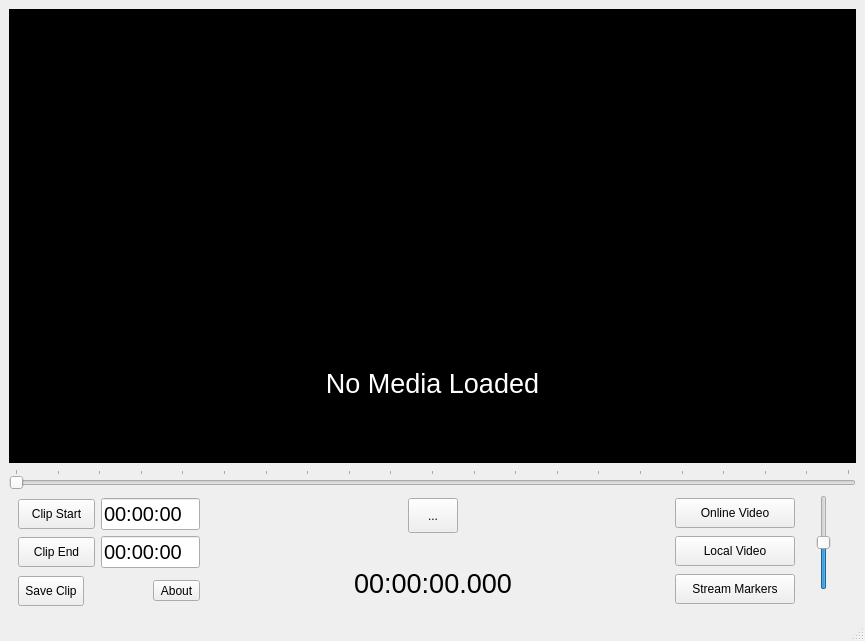
<?xml version="1.0" encoding="UTF-8"?>
<ui version="4.0">
 <class>VodSlicer</class>
 <widget class="QMainWindow" name="VodSlicer">
  <property name="geometry">
   <rect>
    <x>0</x>
    <y>0</y>
    <width>865</width>
    <height>641</height>
   </rect>
  </property>
  <property name="windowTitle">
   <string>MainWindow</string>
  </property>
  <widget class="QWidget" name="centralwidget">
   <property name="sizePolicy">
    <sizepolicy hsizetype="Preferred" vsizetype="MinimumExpanding">
     <horstretch>0</horstretch>
     <verstretch>0</verstretch>
    </sizepolicy>
   </property>
   <property name="minimumSize">
    <size>
     <width>865</width>
     <height>600</height>
    </size>
   </property>
   <layout class="QHBoxLayout" name="horizontalLayout">
    <item>
     <widget class="QWidget" name="widget" native="true">
      <layout class="QVBoxLayout" name="verticalLayout_5">
       <property name="leftMargin">
        <number>0</number>
       </property>
       <property name="topMargin">
        <number>0</number>
       </property>
       <property name="rightMargin">
        <number>0</number>
       </property>
       <property name="bottomMargin">
        <number>0</number>
       </property>
       <item>
        <widget class="QStackedWidget" name="video_player_stacked_widget">
         <property name="sizePolicy">
          <sizepolicy hsizetype="MinimumExpanding" vsizetype="MinimumExpanding">
           <horstretch>0</horstretch>
           <verstretch>0</verstretch>
          </sizepolicy>
         </property>
         <property name="styleSheet">
          <string notr="true"/>
         </property>
         <property name="currentIndex">
          <number>2</number>
         </property>
         <widget class="QWidget" name="video_player_widget">
          <property name="styleSheet">
           <string notr="true">background-color:black;</string>
          </property>
          <layout class="QGridLayout" name="gridLayout">
           <property name="sizeConstraint">
            <enum>QLayout::SetDefaultConstraint</enum>
           </property>
           <property name="leftMargin">
            <number>0</number>
           </property>
           <property name="topMargin">
            <number>0</number>
           </property>
           <property name="rightMargin">
            <number>0</number>
           </property>
           <property name="bottomMargin">
            <number>0</number>
           </property>
           <property name="spacing">
            <number>0</number>
           </property>
          </layout>
         </widget>
         <widget class="QWidget" name="loading_page">
          <property name="styleSheet">
           <string notr="true">background-color: black</string>
          </property>
          <layout class="QGridLayout" name="gridLayout_2">
           <item row="0" column="0">
            <widget class="QLabel" name="loading_label">
             <property name="text">
              <string/>
             </property>
             <property name="pixmap">
              <pixmap resource="../../Resources.qrc">:/resources/img/loading.gif</pixmap>
             </property>
             <property name="alignment">
              <set>Qt::AlignCenter</set>
             </property>
            </widget>
           </item>
          </layout>
         </widget>
         <widget class="QWidget" name="no_media_page">
          <property name="styleSheet">
           <string notr="true">background-color:black</string>
          </property>
          <layout class="QGridLayout" name="gridLayout_3">
           <item row="1" column="0">
            <widget class="QLabel" name="label_4">
             <property name="text">
              <string/>
             </property>
             <property name="pixmap">
              <pixmap resource="../../Resources.qrc">:/resources/img/vod_slicer.ico</pixmap>
             </property>
             <property name="alignment">
              <set>Qt::AlignCenter</set>
             </property>
            </widget>
           </item>
           <item row="2" column="0">
            <widget class="QLabel" name="no_media_label">
             <property name="font">
              <font>
               <pointsize>20</pointsize>
              </font>
             </property>
             <property name="layoutDirection">
              <enum>Qt::LeftToRight</enum>
             </property>
             <property name="styleSheet">
              <string notr="true">color: white</string>
             </property>
             <property name="text">
              <string>No Media Loaded</string>
             </property>
             <property name="alignment">
              <set>Qt::AlignCenter</set>
             </property>
            </widget>
           </item>
           <item row="0" column="0">
            <widget class="QLabel" name="label_5">
             <property name="text">
              <string/>
             </property>
            </widget>
           </item>
          </layout>
         </widget>
        </widget>
       </item>
       <item>
        <widget class="QWidget" name="widget_4" native="true">
         <property name="sizePolicy">
          <sizepolicy hsizetype="Preferred" vsizetype="Fixed">
           <horstretch>0</horstretch>
           <verstretch>0</verstretch>
          </sizepolicy>
         </property>
         <property name="minimumSize">
          <size>
           <width>0</width>
           <height>100</height>
          </size>
         </property>
         <layout class="QVBoxLayout" name="verticalLayout_4">
          <property name="leftMargin">
           <number>0</number>
          </property>
          <property name="topMargin">
           <number>0</number>
          </property>
          <property name="rightMargin">
           <number>0</number>
          </property>
          <property name="bottomMargin">
           <number>0</number>
          </property>
          <item>
           <widget class="QSlider" name="video_slider">
            <property name="maximum">
             <number>9999</number>
            </property>
            <property name="pageStep">
             <number>100</number>
            </property>
            <property name="orientation">
             <enum>Qt::Horizontal</enum>
            </property>
            <property name="tickPosition">
             <enum>QSlider::TicksAbove</enum>
            </property>
            <property name="tickInterval">
             <number>500</number>
            </property>
           </widget>
          </item>
          <item>
           <widget class="QWidget" name="widget_7" native="true">
            <layout class="QHBoxLayout" name="horizontalLayout_3">
             <property name="leftMargin">
              <number>0</number>
             </property>
             <property name="topMargin">
              <number>0</number>
             </property>
             <property name="rightMargin">
              <number>0</number>
             </property>
             <property name="bottomMargin">
              <number>0</number>
             </property>
             <item>
              <widget class="QWidget" name="widget_14" native="true">
               <property name="sizePolicy">
                <sizepolicy hsizetype="Fixed" vsizetype="Fixed">
                 <horstretch>0</horstretch>
                 <verstretch>0</verstretch>
                </sizepolicy>
               </property>
               <property name="minimumSize">
                <size>
                 <width>200</width>
                 <height>115</height>
                </size>
               </property>
               <property name="maximumSize">
                <size>
                 <width>200</width>
                 <height>115</height>
                </size>
               </property>
               <layout class="QVBoxLayout" name="verticalLayout_2">
                <property name="spacing">
                 <number>0</number>
                </property>
                <property name="leftMargin">
                 <number>0</number>
                </property>
                <property name="topMargin">
                 <number>0</number>
                </property>
                <property name="rightMargin">
                 <number>0</number>
                </property>
                <property name="bottomMargin">
                 <number>0</number>
                </property>
                <item>
                 <widget class="QWidget" name="widget_12" native="true">
                  <layout class="QHBoxLayout" name="horizontalLayout_8">
                   <property name="topMargin">
                    <number>0</number>
                   </property>
                   <property name="bottomMargin">
                    <number>0</number>
                   </property>
                   <item>
                    <widget class="QToolButton" name="clip_start_button">
                     <property name="minimumSize">
                      <size>
                       <width>77</width>
                       <height>30</height>
                      </size>
                     </property>
                     <property name="text">
                      <string>Clip Start</string>
                     </property>
                     <property name="icon">
                      <iconset resource="../../Resources.qrc">
                       <normaloff>:/resources/img/flag.svg</normaloff>:/resources/img/flag.svg</iconset>
                     </property>
                     <property name="toolButtonStyle">
                      <enum>Qt::ToolButtonTextBesideIcon</enum>
                     </property>
                    </widget>
                   </item>
                   <item>
                    <widget class="QLineEdit" name="clip_start_edit">
                     <property name="font">
                      <font>
                       <pointsize>15</pointsize>
                      </font>
                     </property>
                     <property name="inputMask">
                      <string>99:99:99</string>
                     </property>
                     <property name="text">
                      <string>00:00:00</string>
                     </property>
                     <property name="placeholderText">
                      <string>00:00:00</string>
                     </property>
                    </widget>
                   </item>
                  </layout>
                 </widget>
                </item>
                <item>
                 <widget class="QWidget" name="widget_13" native="true">
                  <layout class="QHBoxLayout" name="horizontalLayout_9">
                   <property name="topMargin">
                    <number>0</number>
                   </property>
                   <property name="bottomMargin">
                    <number>0</number>
                   </property>
                   <item>
                    <widget class="QToolButton" name="clip_end_button">
                     <property name="minimumSize">
                      <size>
                       <width>77</width>
                       <height>30</height>
                      </size>
                     </property>
                     <property name="text">
                      <string>Clip End</string>
                     </property>
                     <property name="icon">
                      <iconset resource="../../Resources.qrc">
                       <normaloff>:/resources/img/flag.svg</normaloff>:/resources/img/flag.svg</iconset>
                     </property>
                     <property name="toolButtonStyle">
                      <enum>Qt::ToolButtonTextBesideIcon</enum>
                     </property>
                    </widget>
                   </item>
                   <item>
                    <widget class="QLineEdit" name="clip_end_edit">
                     <property name="font">
                      <font>
                       <pointsize>15</pointsize>
                      </font>
                     </property>
                     <property name="inputMask">
                      <string>99:99:99</string>
                     </property>
                     <property name="text">
                      <string>00:00:00</string>
                     </property>
                     <property name="placeholderText">
                      <string>00:00:00</string>
                     </property>
                    </widget>
                   </item>
                  </layout>
                 </widget>
                </item>
                <item>
                 <widget class="QWidget" name="widget_2" native="true">
                  <layout class="QGridLayout" name="gridLayout_5">
                   <property name="topMargin">
                    <number>0</number>
                   </property>
                   <property name="bottomMargin">
                    <number>0</number>
                   </property>
                   <item row="0" column="2">
                    <widget class="QToolButton" name="about_button">
                     <property name="text">
                      <string>About</string>
                     </property>
                     <property name="icon">
                      <iconset resource="../../Resources.qrc">
                       <normaloff>:/resources/img/info.svg</normaloff>:/resources/img/info.svg</iconset>
                     </property>
                     <property name="iconSize">
                      <size>
                       <width>24</width>
                       <height>24</height>
                      </size>
                     </property>
                    </widget>
                   </item>
                   <item row="0" column="0">
                    <widget class="QToolButton" name="save_clip_button">
                     <property name="minimumSize">
                      <size>
                       <width>0</width>
                       <height>30</height>
                      </size>
                     </property>
                     <property name="text">
                      <string>Save Clip</string>
                     </property>
                     <property name="icon">
                      <iconset resource="../../Resources.qrc">
                       <normaloff>:/resources/img/save.svg</normaloff>:/resources/img/save.svg</iconset>
                     </property>
                     <property name="toolButtonStyle">
                      <enum>Qt::ToolButtonTextBesideIcon</enum>
                     </property>
                    </widget>
                   </item>
                   <item row="0" column="1">
                    <spacer name="horizontalSpacer_3">
                     <property name="orientation">
                      <enum>Qt::Horizontal</enum>
                     </property>
                     <property name="sizeHint" stdset="0">
                      <size>
                       <width>40</width>
                       <height>20</height>
                      </size>
                     </property>
                    </spacer>
                   </item>
                  </layout>
                 </widget>
                </item>
               </layout>
              </widget>
             </item>
             <item>
              <spacer name="horizontalSpacer">
               <property name="orientation">
                <enum>Qt::Horizontal</enum>
               </property>
               <property name="sizeHint" stdset="0">
                <size>
                 <width>109</width>
                 <height>20</height>
                </size>
               </property>
              </spacer>
             </item>
             <item>
              <widget class="QWidget" name="widget_11" native="true">
               <property name="minimumSize">
                <size>
                 <width>200</width>
                 <height>115</height>
                </size>
               </property>
               <property name="maximumSize">
                <size>
                 <width>200</width>
                 <height>115</height>
                </size>
               </property>
               <layout class="QVBoxLayout" name="verticalLayout">
                <property name="topMargin">
                 <number>0</number>
                </property>
                <property name="bottomMargin">
                 <number>0</number>
                </property>
                <item>
                 <widget class="QWidget" name="video_controls_widget" native="true">
                  <layout class="QHBoxLayout" name="video_controls_layout">
                   <property name="leftMargin">
                    <number>0</number>
                   </property>
                   <property name="topMargin">
                    <number>0</number>
                   </property>
                   <property name="rightMargin">
                    <number>0</number>
                   </property>
                   <property name="bottomMargin">
                    <number>14</number>
                   </property>
                   <item>
                    <widget class="QToolButton" name="play_button">
                     <property name="minimumSize">
                      <size>
                       <width>50</width>
                       <height>35</height>
                      </size>
                     </property>
                     <property name="maximumSize">
                      <size>
                       <width>50</width>
                       <height>35</height>
                      </size>
                     </property>
                     <property name="text">
                      <string>...</string>
                     </property>
                     <property name="icon">
                      <iconset resource="../../Resources.qrc">
                       <normaloff>:/resources/img/play.svg</normaloff>:/resources/img/play.svg</iconset>
                     </property>
                     <property name="iconSize">
                      <size>
                       <width>24</width>
                       <height>24</height>
                      </size>
                     </property>
                    </widget>
                   </item>
                  </layout>
                 </widget>
                </item>
                <item>
                 <widget class="QLabel" name="cur_time_label">
                  <property name="font">
                   <font>
                    <pointsize>20</pointsize>
                   </font>
                  </property>
                  <property name="text">
                   <string>00:00:00.000</string>
                  </property>
                  <property name="alignment">
                   <set>Qt::AlignCenter</set>
                  </property>
                 </widget>
                </item>
               </layout>
              </widget>
             </item>
             <item>
              <spacer name="horizontalSpacer_2">
               <property name="orientation">
                <enum>Qt::Horizontal</enum>
               </property>
               <property name="sizeHint" stdset="0">
                <size>
                 <width>108</width>
                 <height>20</height>
                </size>
               </property>
              </spacer>
             </item>
             <item>
              <widget class="QWidget" name="widget_6" native="true">
               <property name="sizePolicy">
                <sizepolicy hsizetype="Fixed" vsizetype="Fixed">
                 <horstretch>0</horstretch>
                 <verstretch>0</verstretch>
                </sizepolicy>
               </property>
               <property name="minimumSize">
                <size>
                 <width>200</width>
                 <height>115</height>
                </size>
               </property>
               <property name="maximumSize">
                <size>
                 <width>200</width>
                 <height>115</height>
                </size>
               </property>
               <layout class="QHBoxLayout" name="horizontalLayout_2">
                <property name="spacing">
                 <number>0</number>
                </property>
                <property name="leftMargin">
                 <number>0</number>
                </property>
                <property name="topMargin">
                 <number>0</number>
                </property>
                <property name="rightMargin">
                 <number>0</number>
                </property>
                <property name="bottomMargin">
                 <number>0</number>
                </property>
                <item>
                 <widget class="QWidget" name="widget_5" native="true">
                  <property name="sizePolicy">
                   <sizepolicy hsizetype="Fixed" vsizetype="Fixed">
                    <horstretch>0</horstretch>
                    <verstretch>0</verstretch>
                   </sizepolicy>
                  </property>
                  <property name="minimumSize">
                   <size>
                    <width>0</width>
                    <height>115</height>
                   </size>
                  </property>
                  <property name="maximumSize">
                   <size>
                    <width>16777215</width>
                    <height>115</height>
                   </size>
                  </property>
                  <layout class="QVBoxLayout" name="verticalLayout_3">
                   <property name="spacing">
                    <number>10</number>
                   </property>
                   <property name="topMargin">
                    <number>3</number>
                   </property>
                   <item>
                    <widget class="QToolButton" name="online_video_button">
                     <property name="sizePolicy">
                      <sizepolicy hsizetype="Fixed" vsizetype="Fixed">
                       <horstretch>0</horstretch>
                       <verstretch>0</verstretch>
                      </sizepolicy>
                     </property>
                     <property name="minimumSize">
                      <size>
                       <width>120</width>
                       <height>30</height>
                      </size>
                     </property>
                     <property name="maximumSize">
                      <size>
                       <width>120</width>
                       <height>30</height>
                      </size>
                     </property>
                     <property name="text">
                      <string>Online Video</string>
                     </property>
                     <property name="icon">
                      <iconset resource="../../Resources.qrc">
                       <normaloff>:/resources/img/download.svg</normaloff>:/resources/img/download.svg</iconset>
                     </property>
                     <property name="toolButtonStyle">
                      <enum>Qt::ToolButtonTextBesideIcon</enum>
                     </property>
                    </widget>
                   </item>
                   <item>
                    <widget class="QToolButton" name="local_video_button">
                     <property name="sizePolicy">
                      <sizepolicy hsizetype="Fixed" vsizetype="Fixed">
                       <horstretch>0</horstretch>
                       <verstretch>0</verstretch>
                      </sizepolicy>
                     </property>
                     <property name="minimumSize">
                      <size>
                       <width>120</width>
                       <height>30</height>
                      </size>
                     </property>
                     <property name="text">
                      <string>Local Video</string>
                     </property>
                     <property name="icon">
                      <iconset resource="../../Resources.qrc">
                       <normaloff>:/resources/img/download.svg</normaloff>:/resources/img/download.svg</iconset>
                     </property>
                     <property name="toolButtonStyle">
                      <enum>Qt::ToolButtonTextBesideIcon</enum>
                     </property>
                    </widget>
                   </item>
                   <item>
                    <widget class="QToolButton" name="markers_button">
                     <property name="sizePolicy">
                      <sizepolicy hsizetype="Fixed" vsizetype="Fixed">
                       <horstretch>0</horstretch>
                       <verstretch>0</verstretch>
                      </sizepolicy>
                     </property>
                     <property name="minimumSize">
                      <size>
                       <width>120</width>
                       <height>30</height>
                      </size>
                     </property>
                     <property name="maximumSize">
                      <size>
                       <width>120</width>
                       <height>30</height>
                      </size>
                     </property>
                     <property name="text">
                      <string>Stream Markers</string>
                     </property>
                     <property name="icon">
                      <iconset resource="../../Resources.qrc">
                       <normaloff>:/resources/img/twitch.svg</normaloff>:/resources/img/twitch.svg</iconset>
                     </property>
                     <property name="toolButtonStyle">
                      <enum>Qt::ToolButtonTextBesideIcon</enum>
                     </property>
                    </widget>
                   </item>
                  </layout>
                 </widget>
                </item>
                <item>
                 <widget class="QWidget" name="widget_3" native="true">
                  <property name="sizePolicy">
                   <sizepolicy hsizetype="Minimum" vsizetype="Fixed">
                    <horstretch>0</horstretch>
                    <verstretch>0</verstretch>
                   </sizepolicy>
                  </property>
                  <property name="minimumSize">
                   <size>
                    <width>30</width>
                    <height>115</height>
                   </size>
                  </property>
                  <property name="maximumSize">
                   <size>
                    <width>30</width>
                    <height>115</height>
                   </size>
                  </property>
                  <layout class="QVBoxLayout" name="verticalLayout_6">
                   <property name="leftMargin">
                    <number>0</number>
                   </property>
                   <property name="topMargin">
                    <number>0</number>
                   </property>
                   <property name="rightMargin">
                    <number>0</number>
                   </property>
                   <property name="bottomMargin">
                    <number>0</number>
                   </property>
                   <item>
                    <widget class="QSlider" name="volume_slider">
                     <property name="minimumSize">
                      <size>
                       <width>20</width>
                       <height>0</height>
                      </size>
                     </property>
                     <property name="value">
                      <number>50</number>
                     </property>
                     <property name="orientation">
                      <enum>Qt::Vertical</enum>
                     </property>
                     <property name="tickPosition">
                      <enum>QSlider::NoTicks</enum>
                     </property>
                    </widget>
                   </item>
                   <item>
                    <widget class="QLabel" name="label">
                     <property name="sizePolicy">
                      <sizepolicy hsizetype="Fixed" vsizetype="Preferred">
                       <horstretch>0</horstretch>
                       <verstretch>0</verstretch>
                      </sizepolicy>
                     </property>
                     <property name="minimumSize">
                      <size>
                       <width>20</width>
                       <height>0</height>
                      </size>
                     </property>
                     <property name="text">
                      <string/>
                     </property>
                     <property name="pixmap">
                      <pixmap resource="../../Resources.qrc">:/resources/img/volume.svg</pixmap>
                     </property>
                    </widget>
                   </item>
                  </layout>
                 </widget>
                </item>
               </layout>
              </widget>
             </item>
            </layout>
           </widget>
          </item>
         </layout>
        </widget>
       </item>
      </layout>
     </widget>
    </item>
   </layout>
  </widget>
  <widget class="QMenuBar" name="menubar">
   <property name="geometry">
    <rect>
     <x>0</x>
     <y>0</y>
     <width>865</width>
     <height>21</height>
    </rect>
   </property>
  </widget>
  <widget class="QStatusBar" name="statusbar"/>
 </widget>
 <resources>
  <include location="../../Resources.qrc"/>
  <include location="../../../../../Resources.qrc"/>
 </resources>
 <connections/>
</ui>
